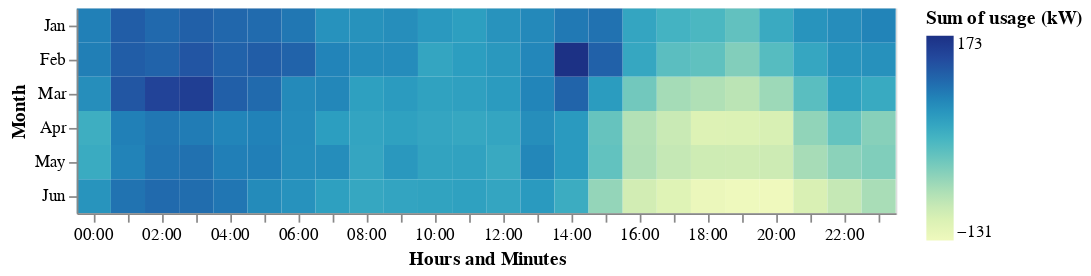

The cell this chart's notebook holds for it:
### Markdown cell above
Notice how for both the `x` and `y` channels we are using the same attribute/field in our dataset **date**.
The TimeUnit transform extracts the relevant aspects from the datum.
What if we wanted to ask the question, _what time of the day has the highest or lowest energy usage?_
Let's use `y` to encode the month, and `x` to encode the time of the day.

### Code cell
alt.Chart(data).mark_rect().encode(
    alt.Y('month(date):O').title('Month'),
    alt.X('hoursminutes(date):O').title('Hours and Minutes'),
    alt.Color('sum(usage):Q').title('Sum of usage (kW)')
)

### Figure 1 — Vega-Lite specification as saved in the notebook (floating-point values rounded to 4 significant figures; data arrays with more than 128 entries replaced by an {"elided": "..."} marker saying what was removed)
{"config": {"view": {"continuousWidth": 300, "continuousHeight": 300}}, "data": {"name": "data-f1179be6f8c169ab1865cd2ebcde3ea1"}, "mark": {"type": "rect"}, "encoding": {"color": {"aggregate": "sum", "field": "usage", "title": "Sum of usage (kW)", "type": "quantitative"}, "x": {"field": "date", "timeUnit": "hoursminutes", "title": "Hours and Minutes", "type": "ordinal"}, "y": {"field": "date", "timeUnit": "month", "title": "Month", "type": "ordinal"}}, "$schema": "https://vega.github.io/schema/vega-lite/v5.20.1.json", "datasets": {"data-f1179be6f8c169ab1865cd2ebcde3ea1": {"elided": "4336 records"}}}
